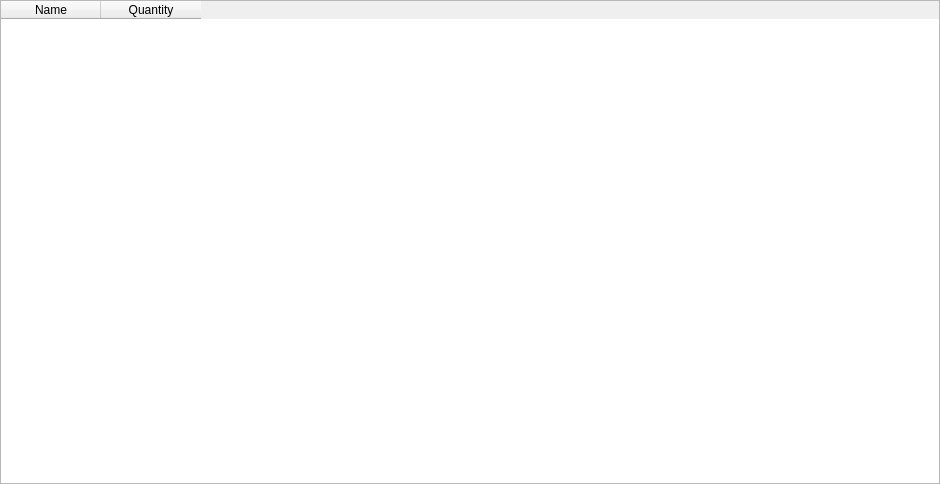
<?xml version="1.0" encoding="UTF-8"?>
<ui version="4.0">
 <class>Portfolio</class>
 <widget class="QDialog" name="Portfolio">
  <property name="geometry">
   <rect>
    <x>0</x>
    <y>0</y>
    <width>940</width>
    <height>484</height>
   </rect>
  </property>
  <property name="windowTitle">
   <string>Dialog</string>
  </property>
  <widget class="QTableWidget" name="portfolioTable">
   <property name="geometry">
    <rect>
     <x>0</x>
     <y>0</y>
     <width>940</width>
     <height>484</height>
    </rect>
   </property>
   <column>
    <property name="text">
     <string>Name</string>
    </property>
   </column>
   <column>
    <property name="text">
     <string>Quantity</string>
    </property>
   </column>
  </widget>
 </widget>
 <resources/>
 <connections/>
</ui>
